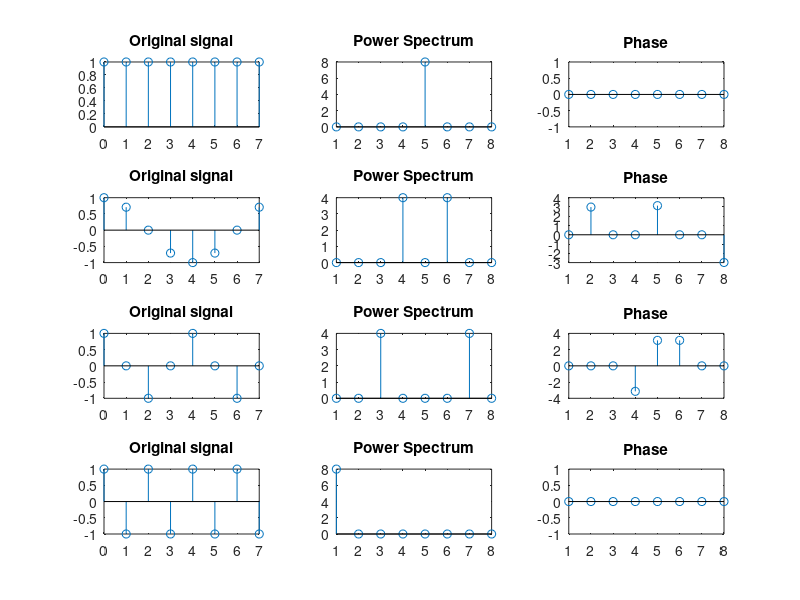

Here is the MATLAB script that generated this plot:
%% hw2 prog4 Part(a)
close all

omega_0_range = [0, pi/4, pi/2, pi];
n             = length(omega_0_range);

figure;
hold on;

for i = 1:n
    % Create cosine signals
    omega_0  = omega_0_range(i);
    x        = 0:7;
    f        = cos(omega_0*x);
    
    % Perform DFT and plot
    F        = fft(f);
    Fc       = fftshift(F);
    S        = abs(Fc);
    phase    = angle(Fc);
    
    offset   = (i-1)*3;
    
    subplot(n, 3, 1 + offset);
    stem(x, f);
    title('Original signal');
    
    subplot(n, 3, 2 + offset);
    stem(S);
    title('Power Spectrum');
    
    subplot(n, 3, 3 + offset);
    stem(phase);
    title('Phase');
end

hold off;